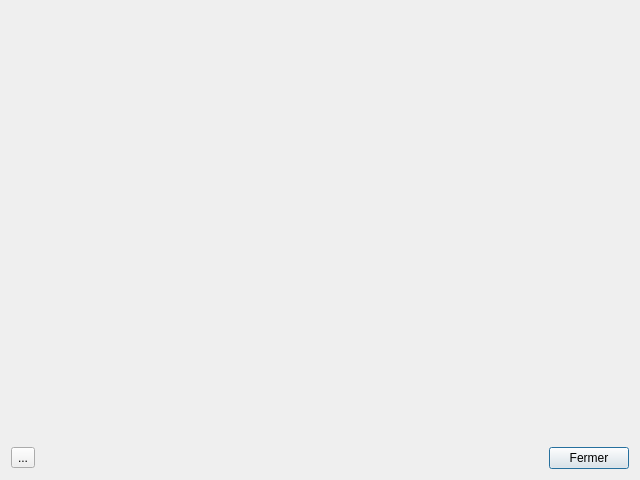
<?xml version="1.0" encoding="UTF-8"?>
<ui version="4.0">
 <class>VideoPreview</class>
 <widget class="QDialog" name="VideoPreview">
  <property name="geometry">
   <rect>
    <x>0</x>
    <y>0</y>
    <width>640</width>
    <height>480</height>
   </rect>
  </property>
  <property name="sizePolicy">
   <sizepolicy hsizetype="Fixed" vsizetype="Fixed">
    <horstretch>0</horstretch>
    <verstretch>0</verstretch>
   </sizepolicy>
  </property>
  <property name="minimumSize">
   <size>
    <width>640</width>
    <height>480</height>
   </size>
  </property>
  <property name="maximumSize">
   <size>
    <width>640</width>
    <height>480</height>
   </size>
  </property>
  <property name="windowTitle">
   <string>Preview</string>
  </property>
  <layout class="QVBoxLayout" name="verticalLayout">
   <item>
    <widget class="QWidget" name="videoWidget" native="true">
     <property name="sizePolicy">
      <sizepolicy hsizetype="Fixed" vsizetype="Fixed">
       <horstretch>0</horstretch>
       <verstretch>0</verstretch>
      </sizepolicy>
     </property>
     <property name="minimumSize">
      <size>
       <width>622</width>
       <height>431</height>
      </size>
     </property>
    </widget>
   </item>
   <item>
    <layout class="QHBoxLayout" name="horizontalLayout">
     <item>
      <widget class="QToolButton" name="toolButton">
       <property name="text">
        <string>...</string>
       </property>
      </widget>
     </item>
     <item>
      <spacer name="horizontalSpacer">
       <property name="orientation">
        <enum>Qt::Horizontal</enum>
       </property>
       <property name="sizeHint" stdset="0">
        <size>
         <width>40</width>
         <height>20</height>
        </size>
       </property>
      </spacer>
     </item>
     <item>
      <widget class="QPushButton" name="pushButton">
       <property name="text">
        <string>Fermer</string>
       </property>
      </widget>
     </item>
    </layout>
   </item>
  </layout>
 </widget>
 <resources/>
 <connections/>
</ui>
